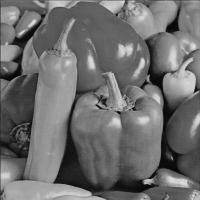
#> input picture entrega1/4-histogramas/peppers.jpg, 200 x 200 px
$ python reducir-histograma.py
#> lines starting #> are read from the running program, lines starting #| are printed output that depends on the picture
from skimage import io
import matplotlib.pyplot as plt

# Cargar imagen
image = io.imread('peppers.jpg', True)
#> image is the input picture: shape (200, 200); min 0, max 227, mean 109.9
# Reducir imagen
max = 175
min = 100
image_stretched = ([(max - min) / (image.max() - image.min())]
                   * (image - image.min()) + min)
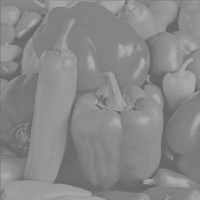
#> image_stretched: shape (200, 200) float64; min 100, max 175, mean 136.3

# Mostrar imagen original
plt.subplot(2, 2, 1)
plt.title('Imagen original')
plt.imshow(image, cmap='gray', vmin=0, vmax=255)

# Mostrar imagen con histograma estirado
plt.subplot(2, 2, 2)
plt.title('Imagen con histograma reducido')
plt.imshow(image_stretched, cmap='gray', vmin=0, vmax=255)

# Histograma original
plt.subplot(2, 2, 3)
plt.title('Histograma original')
plt.hist(image.ravel(), bins=256, range=(0, 255))

# Histograma estirado
plt.subplot(2, 2, 4)
plt.title('Histograma reducido')
plt.hist(image_stretched.ravel(), bins=256, range=(0, 255))

plt.show()
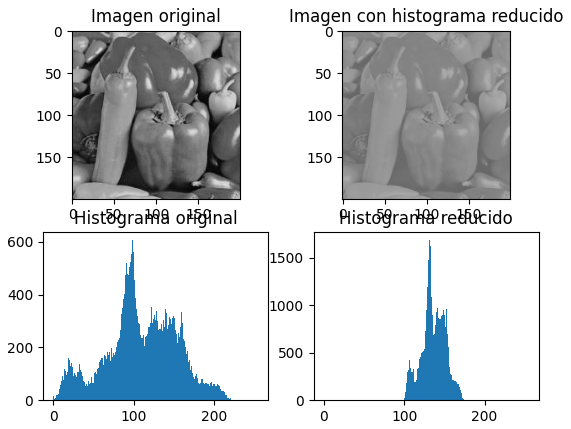
#> figure drawn by matplotlib, 4 panels; panel 3: tallest bar 606 high, from x = 97.62 to 98.61; panel 4: tallest bar 1684 high, from x = 131.5 to 132.5

$ run again, with entrega1/4-histogramas/cat.jpg copied over entrega1/4-histogramas/peppers.jpg
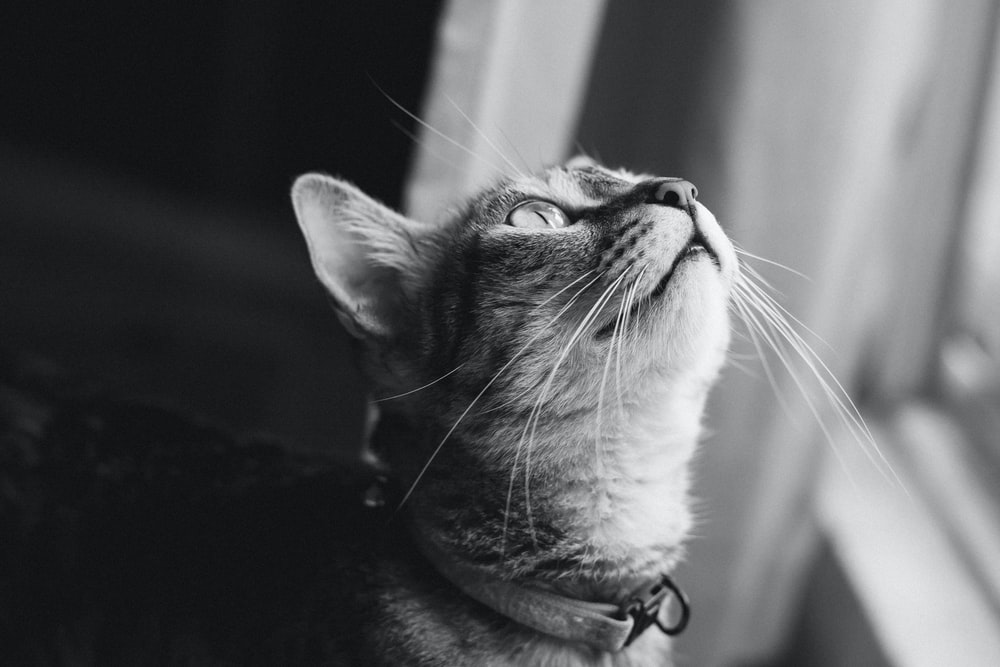
#> input picture entrega1/4-histogramas/cat.jpg, 1000 x 667 px
#> `image_stretched = ([(max - min) / (image.max() - image.min())] * (imag..`:
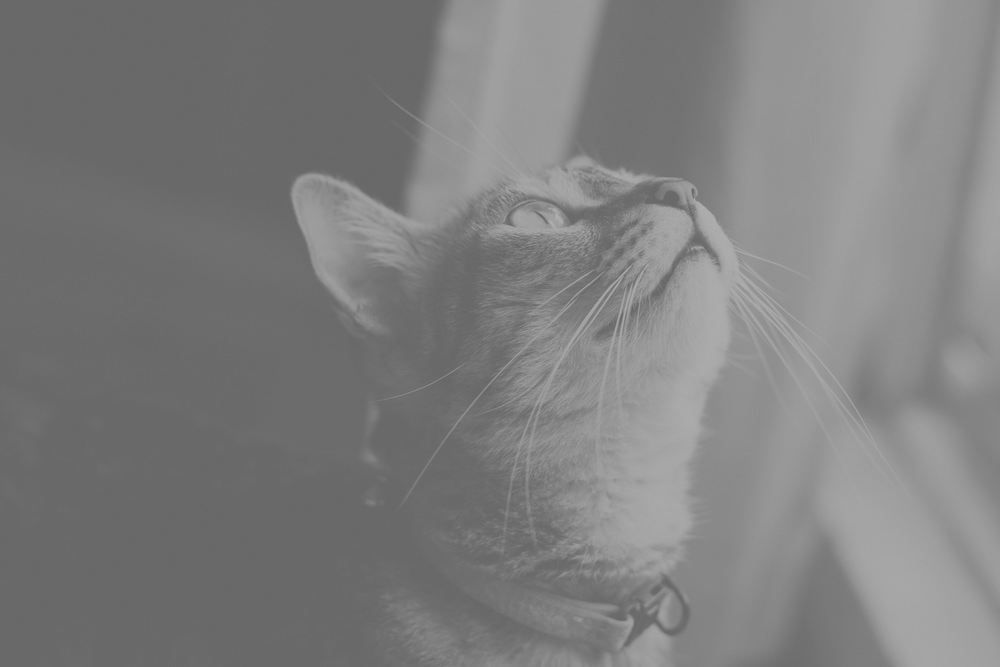
#> image_stretched: shape (667, 1000) float64; min 100, max 175, mean 126.8
#> `plt.show()`:
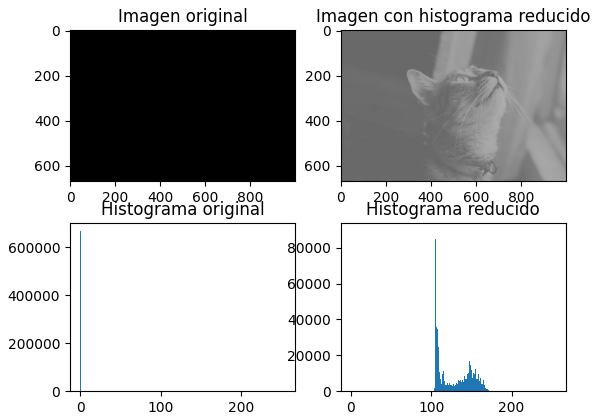
#> figure drawn by matplotlib, 4 panels; panel 3: tallest bar 666994 high, from x = 0 to 0.996; panel 4: tallest bar 89252 high, from x = 105.6 to 106.6
